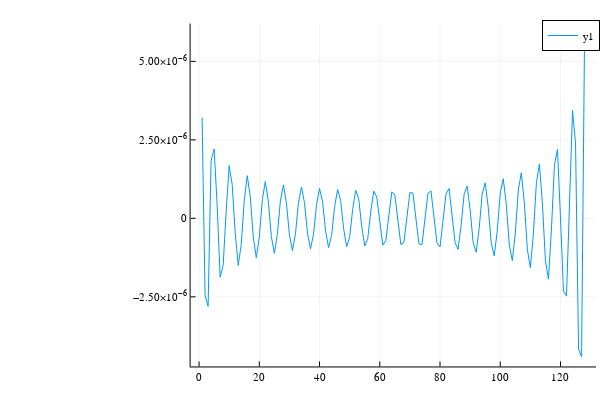

The code cell stored with this chart in its notebook:
### Code cell
plot(rf - rfoc)

### Figure 1 — Plotly figure (JSON) as saved in the notebook; plotly's stock layout.template omitted (floating-point values rounded to 4 significant figures)
{"data": [{"colorbar": {"title": ""}, "legendgroup": "y1", "line": {"color": "rgba(0, 154, 250, 1.000)", "dash": "solid", "shape": "linear", "width": 1}, "mode": "lines", "name": "y1", "showlegend": true, "type": "scatter", "x": [1, 2, 3, 4, 5, 6, 7, 8, 9, 10, 11, 12, 13, 14, 15, 16, 17, 18, 19, 20, 21, 22, 23, 24, 25, 26, 27, 28, 29, 30, 31, 32, 33, 34, 35, 36, 37, 38, 39, 40, 41, 42, 43, 44, 45, 46, 47, 48, 49, 50, 51, 52, 53, 54, 55, 56, 57, 58, 59, 60, 61, 62, 63, 64, 65, 66, 67, 68, 69, 70, 71, 72, 73, 74, 75, 76, 77, 78, 79, 80, 81, 82, 83, 84, 85, 86, 87, 88, 89, 90, 91, 92, 93, 94, 95, 96, 97, 98, 99, 100, 101, 102, 103, 104, 105, 106, 107, 108, 109, 110, 111, 112, 113, 114, 115, 116, 117, 118, 119, 120, 121, 122, 123, 124, 125, 126, 127, 128], "xaxis": "x", "y": [3.213e-06, -2.47e-06, -2.802e-06, 1.844e-06, 2.211e-06, 4.314e-07, -1.876e-06, -1.494e-06, 2.243e-07, 1.677e-06, 1.078e-06, -4.637e-07, -1.499e-06, -8.356e-07, 5.56e-07, 1.36e-06, 6.877e-07, -5.877e-07, -1.255e-06, -5.975e-07, 5.893e-07, 1.175e-06, 5.424e-07, -5.767e-07, -1.114e-06, -5.117e-07, 5.55e-07, 1.065e-06, 4.966e-07, -5.291e-07, -1.028e-06, -4.938e-07, 4.993e-07, 9.97e-07, 4.988e-07, -4.679e-07, -9.725e-07, -5.107e-07, 4.342e-07, 9.516e-07, 5.269e-07, -3.997e-07, -9.342e-07, -5.473e-07, 3.635e-07, 9.185e-07, 5.701e-07, -3.266e-07, -9.047e-07, -5.955e-07, 2.883e-07, 8.917e-07, 6.223e-07, -2.493e-07, -8.795e-07, -6.508e-07, 2.092e-07, 8.675e-07, 6.802e-07, -1.684e-07, -8.558e-07, -7.106e-07, 1.267e-07, 8.441e-07, 7.419e-07, -8.423e-08, -8.325e-07, -7.738e-07, 4.122e-08, 8.211e-07, 8.067e-07, 2.622e-09, -8.096e-07, -8.402e-07, -4.668e-08, 7.99e-07, 8.751e-07, 9.155e-08, -7.887e-07, -9.11e-07, -1.363e-07, 7.801e-07, 9.491e-07, 1.818e-07, -7.728e-07, -9.89e-07, -2.266e-07, 7.688e-07, 1.033e-06, 2.721e-07, -7.678e-07, -1.08e-06, -3.162e-07, 7.729e-07, 1.133e-06, 3.602e-07, -7.844e-07, -1.193e-06, -4.013e-07, 8.072e-07, 1.264e-06, 4.403e-07, -8.437e-07, -1.347e-06, -4.723e-07, 9.028e-07, 1.448e-06, 4.948e-07, -9.925e-07, -1.573e-06, -4.962e-07, 1.133e-06, 1.733e-06, 4.595e-07, -1.352e-06, -1.936e-06, -3.372e-07, 1.711e-06, 2.193e-06, 1.534e-08, -2.326e-06, -2.468e-06, 8.865e-07, 3.435e-06, 2.374e-06, -4.17e-06, -4.409e-06, 5.897e-06], "yaxis": "y", "zmax": null, "zmin": null}], "layout": {"annotations": [], "height": 400, "legend": {"bgcolor": "rgba(255, 255, 255, 1.000)", "bordercolor": "rgba(0, 0, 0, 1.000)", "borderwidth": 1, "font": {"color": "rgba(0, 0, 0, 1.000)", "family": "sans-serif", "size": 11}, "title": {"font": {"color": "rgba(0, 0, 0, 1.000)", "family": "sans-serif", "size": 15}, "text": ""}, "tracegroupgap": 0, "traceorder": "normal", "x": 1, "xanchor": "auto", "y": 1, "yanchor": "auto"}, "margin": {"b": 20, "l": 0, "r": 0, "t": 20}, "paper_bgcolor": "rgba(255, 255, 255, 1.000)", "plot_bgcolor": "rgba(255, 255, 255, 1.000)", "showlegend": true, "width": 600, "xaxis": {"anchor": "y", "domain": [0.3177, 0.9934], "gridcolor": "rgba(0, 0, 0, 0.100)", "gridwidth": 0.5, "linecolor": "rgba(0, 0, 0, 1.000)", "mirror": false, "range": [-2.81, 131.8], "showgrid": true, "showline": true, "showticklabels": true, "tickangle": 0, "tickcolor": "rgb(0, 0, 0)", "tickfont": {"color": "rgba(0, 0, 0, 1.000)", "family": "sans-serif", "size": 11}, "tickmode": "array", "ticks": "inside", "ticktext": ["0", "20", "40", "60", "80", "100", "120"], "tickvals": [0, 20, 40, 60, 80, 100, 120], "title": "", "titlefont": {"color": "rgba(0, 0, 0, 1.000)", "family": "sans-serif", "size": 15}, "type": "-", "visible": true, "zeroline": false, "zerolinecolor": "rgba(0, 0, 0, 1.000)"}, "yaxis": {"anchor": "x", "domain": [0.03762, 0.9902], "gridcolor": "rgba(0, 0, 0, 0.100)", "gridwidth": 0.5, "linecolor": "rgba(0, 0, 0, 1.000)", "mirror": false, "range": [-4.718e-06, 6.206e-06], "showgrid": true, "showline": true, "showticklabels": true, "tickangle": 0, "tickcolor": "rgb(0, 0, 0)", "tickfont": {"color": "rgba(0, 0, 0, 1.000)", "family": "sans-serif", "size": 11}, "tickmode": "array", "ticks": "inside", "ticktext": ["−2.50×10<sup>−6</sup>", "0", "2.50×10<sup>−6</sup>", "5.00×10<sup>−6</sup>"], "tickvals": [-2.5e-06, 0, 2.5e-06, 5e-06], "title": "", "titlefont": {"color": "rgba(0, 0, 0, 1.000)", "family": "sans-serif", "size": 15}, "type": "-", "visible": true, "zeroline": false, "zerolinecolor": "rgba(0, 0, 0, 1.000)"}}}
